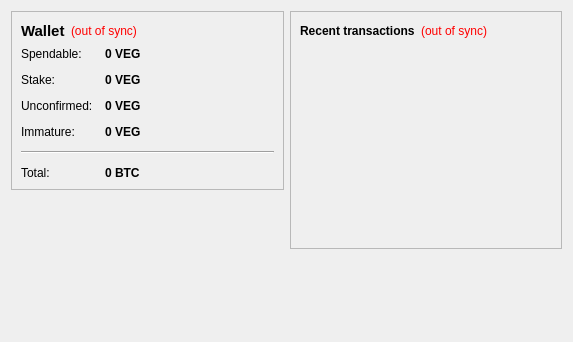
<?xml version="1.0" encoding="UTF-8"?>
<ui version="4.0">
 <class>OverviewPage</class>
 <widget class="QWidget" name="OverviewPage">
  <property name="geometry">
   <rect>
    <x>0</x>
    <y>0</y>
    <width>573</width>
    <height>342</height>
   </rect>
  </property>
  <property name="windowTitle">
   <string>Form</string>
  </property>
  <layout class="QHBoxLayout" name="horizontalLayout" stretch="1,1">
   <item>
    <layout class="QVBoxLayout" name="verticalLayout_2">
     <item>
      <widget class="QFrame" name="frame">
       <property name="frameShape">
        <enum>QFrame::StyledPanel</enum>
       </property>
       <property name="frameShadow">
        <enum>QFrame::Raised</enum>
       </property>
       <layout class="QVBoxLayout" name="verticalLayout_4">
        <item>
         <layout class="QHBoxLayout" name="horizontalLayout_4">
          <item>
           <widget class="QLabel" name="label_5">
            <property name="font">
             <font>
              <pointsize>11</pointsize>
              <weight>75</weight>
              <bold>true</bold>
             </font>
            </property>
            <property name="text">
             <string>Wallet</string>
            </property>
           </widget>
          </item>
          <item>
           <widget class="QLabel" name="labelWalletStatus">
            <property name="toolTip">
             <string>The displayed information may be out of date. Your wallet automatically synchronizes with the VeganCoin network after a connection is established, but this process has not completed yet.</string>
            </property>
            <property name="styleSheet">
             <string notr="true">QLabel { color: red; }</string>
            </property>
            <property name="text">
             <string notr="true">(out of sync)</string>
            </property>
            <property name="alignment">
             <set>Qt::AlignLeading|Qt::AlignLeft|Qt::AlignVCenter</set>
            </property>
           </widget>
          </item>
          <item>
           <spacer name="horizontalSpacer_2">
            <property name="orientation">
             <enum>Qt::Horizontal</enum>
            </property>
            <property name="sizeHint" stdset="0">
             <size>
              <width>40</width>
              <height>20</height>
             </size>
            </property>
           </spacer>
          </item>
         </layout>
        </item>
        <item>
         <layout class="QFormLayout" name="formLayout_2">
          <property name="fieldGrowthPolicy">
           <enum>QFormLayout::AllNonFixedFieldsGrow</enum>
          </property>
          <property name="horizontalSpacing">
           <number>12</number>
          </property>
          <property name="verticalSpacing">
           <number>12</number>
          </property>
          <item row="0" column="0">
           <widget class="QLabel" name="label">
            <property name="text">
             <string>Spendable:</string>
            </property>
           </widget>
          </item>
          <item row="0" column="1">
           <widget class="QLabel" name="labelBalance">
            <property name="font">
             <font>
              <weight>75</weight>
              <bold>true</bold>
             </font>
            </property>
            <property name="cursor">
             <cursorShape>IBeamCursor</cursorShape>
            </property>
            <property name="toolTip">
             <string>Your current spendable balance</string>
            </property>
            <property name="text">
             <string notr="true">0 VEG</string>
            </property>
            <property name="textInteractionFlags">
             <set>Qt::LinksAccessibleByMouse|Qt::TextSelectableByKeyboard|Qt::TextSelectableByMouse</set>
            </property>
           </widget>
          </item>
          <item row="1" column="0">
           <widget class="QLabel" name="label_6">
            <property name="text">
             <string>Stake:</string>
            </property>
           </widget>
          </item>
          <item row="1" column="1">
           <widget class="QLabel" name="labelStake">
            <property name="font">
             <font>
              <weight>75</weight>
              <bold>true</bold>
             </font>
            </property>
            <property name="cursor">
             <cursorShape>IBeamCursor</cursorShape>
            </property>
            <property name="toolTip">
             <string>Total of coins that was staked, and do not yet count toward the current balance</string>
            </property>
            <property name="text">
             <string notr="true">0 VEG</string>
            </property>
            <property name="textInteractionFlags">
             <set>Qt::LinksAccessibleByMouse|Qt::TextSelectableByKeyboard|Qt::TextSelectableByMouse</set>
            </property>
           </widget>
          </item>
          <item row="2" column="0">
           <widget class="QLabel" name="label_3">
            <property name="text">
             <string>Unconfirmed:</string>
            </property>
           </widget>
          </item>
          <item row="2" column="1">
           <widget class="QLabel" name="labelUnconfirmed">
            <property name="font">
             <font>
              <weight>75</weight>
              <bold>true</bold>
             </font>
            </property>
            <property name="cursor">
             <cursorShape>IBeamCursor</cursorShape>
            </property>
            <property name="toolTip">
             <string>Total of transactions that have yet to be confirmed, and do not yet count toward the current balance</string>
            </property>
            <property name="text">
             <string notr="true">0 VEG</string>
            </property>
            <property name="textInteractionFlags">
             <set>Qt::LinksAccessibleByMouse|Qt::TextSelectableByKeyboard|Qt::TextSelectableByMouse</set>
            </property>
           </widget>
          </item>
          <item row="3" column="0">
           <widget class="QLabel" name="labelImmatureText">
            <property name="text">
             <string>Immature:</string>
            </property>
           </widget>
          </item>
          <item row="3" column="1">
           <widget class="QLabel" name="labelImmature">
            <property name="font">
             <font>
              <weight>75</weight>
              <bold>true</bold>
             </font>
            </property>
            <property name="toolTip">
             <string>Mined balance that has not yet matured</string>
            </property>
            <property name="text">
             <string notr="true">0 VEG</string>
            </property>
            <property name="textInteractionFlags">
             <set>Qt::LinksAccessibleByMouse|Qt::TextSelectableByKeyboard|Qt::TextSelectableByMouse</set>
            </property>
           </widget>
          </item>
          <item row="4" column="0" colspan="2">
           <widget class="Line" name="line">
            <property name="orientation">
             <enum>Qt::Horizontal</enum>
            </property>
           </widget>
          </item>
          <item row="5" column="0">
           <widget class="QLabel" name="labelTotalText">
            <property name="text">
             <string>Total:</string>
            </property>
           </widget>
          </item>
          <item row="5" column="1">
           <widget class="QLabel" name="labelTotal">
            <property name="font">
             <font>
              <weight>75</weight>
              <bold>true</bold>
             </font>
            </property>
            <property name="cursor">
             <cursorShape>IBeamCursor</cursorShape>
            </property>
            <property name="toolTip">
             <string>Your current total balance</string>
            </property>
            <property name="text">
             <string notr="true">0 BTC</string>
            </property>
            <property name="textInteractionFlags">
             <set>Qt::LinksAccessibleByMouse|Qt::TextSelectableByKeyboard|Qt::TextSelectableByMouse</set>
            </property>
           </widget>
          </item>
         </layout>
        </item>
       </layout>
      </widget>
     </item>
     <item>
      <spacer name="verticalSpacer">
       <property name="orientation">
        <enum>Qt::Vertical</enum>
       </property>
       <property name="sizeHint" stdset="0">
        <size>
         <width>20</width>
         <height>40</height>
        </size>
       </property>
      </spacer>
     </item>
    </layout>
   </item>
   <item>
    <layout class="QVBoxLayout" name="verticalLayout_3">
     <item>
      <widget class="QFrame" name="frame_2">
       <property name="frameShape">
        <enum>QFrame::StyledPanel</enum>
       </property>
       <property name="frameShadow">
        <enum>QFrame::Raised</enum>
       </property>
       <layout class="QVBoxLayout" name="verticalLayout">
        <item>
         <layout class="QHBoxLayout" name="horizontalLayout_2">
          <item>
           <widget class="QLabel" name="label_4">
            <property name="text">
             <string>&lt;b&gt;Recent transactions&lt;/b&gt;</string>
            </property>
           </widget>
          </item>
          <item>
           <widget class="QLabel" name="labelTransactionsStatus">
            <property name="toolTip">
             <string>The displayed information may be out of date. Your wallet automatically synchronizes with the VeganCoin network after a connection is established, but this process has not completed yet.</string>
            </property>
            <property name="styleSheet">
             <string notr="true">QLabel { color: red; }</string>
            </property>
            <property name="text">
             <string notr="true">(out of sync)</string>
            </property>
            <property name="alignment">
             <set>Qt::AlignRight|Qt::AlignTrailing|Qt::AlignVCenter</set>
            </property>
           </widget>
          </item>
          <item>
           <spacer name="horizontalSpacer">
            <property name="orientation">
             <enum>Qt::Horizontal</enum>
            </property>
            <property name="sizeHint" stdset="0">
             <size>
              <width>40</width>
              <height>20</height>
             </size>
            </property>
           </spacer>
          </item>
         </layout>
        </item>
        <item>
         <widget class="QListView" name="listTransactions">
          <property name="styleSheet">
           <string notr="true">QListView { background: transparent; }</string>
          </property>
          <property name="frameShape">
           <enum>QFrame::NoFrame</enum>
          </property>
          <property name="verticalScrollBarPolicy">
           <enum>Qt::ScrollBarAlwaysOff</enum>
          </property>
          <property name="horizontalScrollBarPolicy">
           <enum>Qt::ScrollBarAlwaysOff</enum>
          </property>
          <property name="selectionMode">
           <enum>QAbstractItemView::NoSelection</enum>
          </property>
         </widget>
        </item>
       </layout>
      </widget>
     </item>
     <item>
      <spacer name="verticalSpacer_2">
       <property name="orientation">
        <enum>Qt::Vertical</enum>
       </property>
       <property name="sizeHint" stdset="0">
        <size>
         <width>20</width>
         <height>40</height>
        </size>
       </property>
      </spacer>
     </item>
    </layout>
   </item>
  </layout>
 </widget>
 <resources/>
 <connections/>
</ui>
